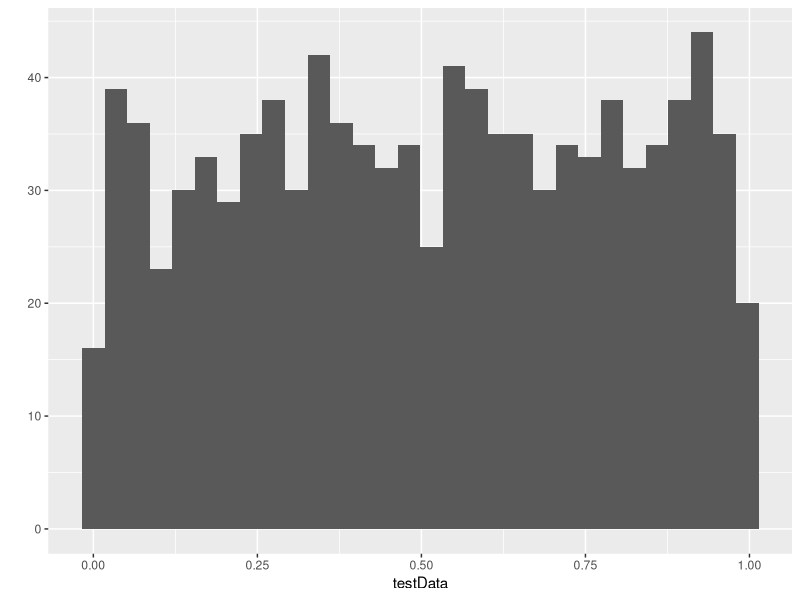
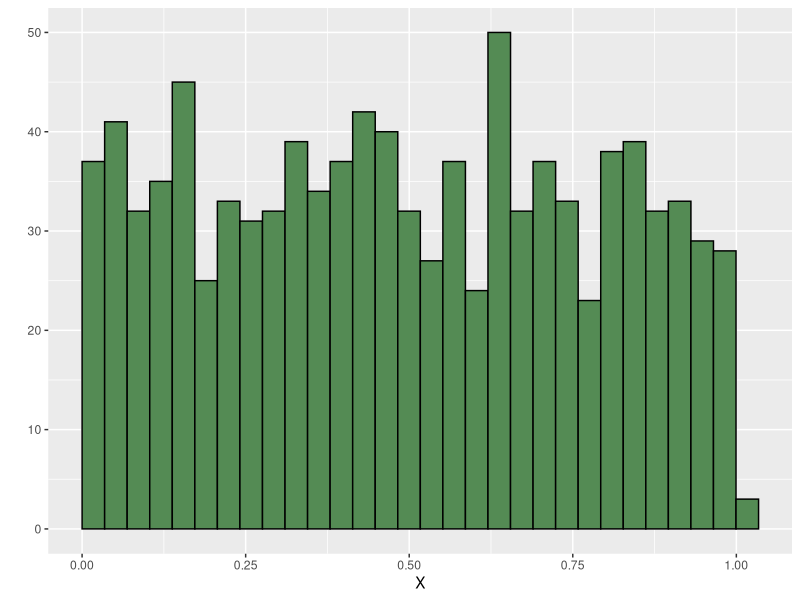
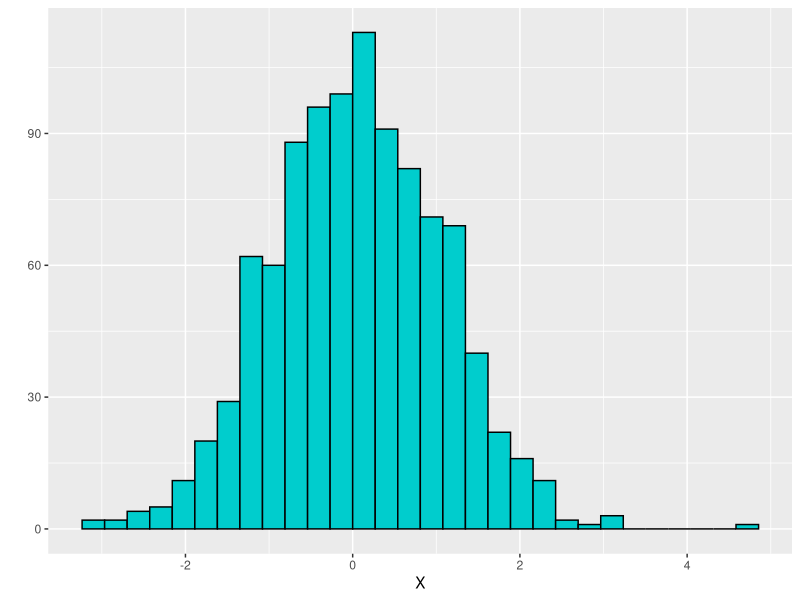
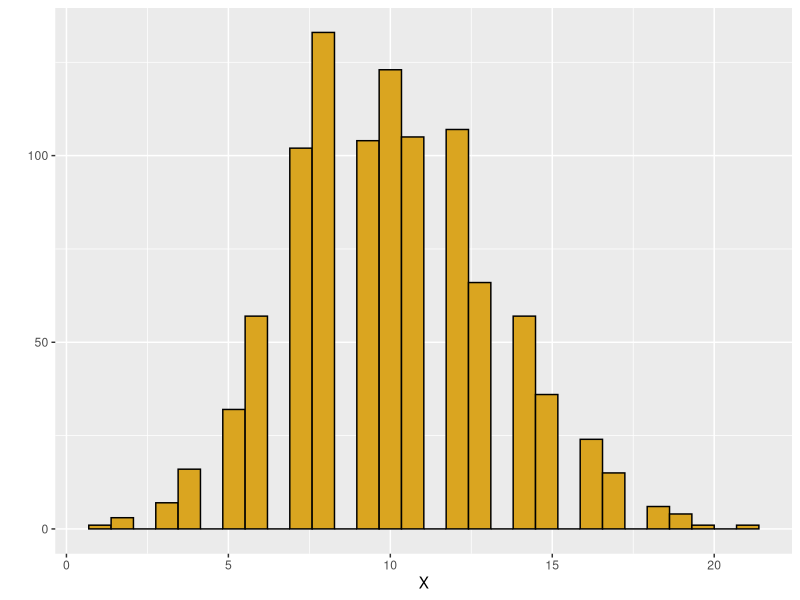
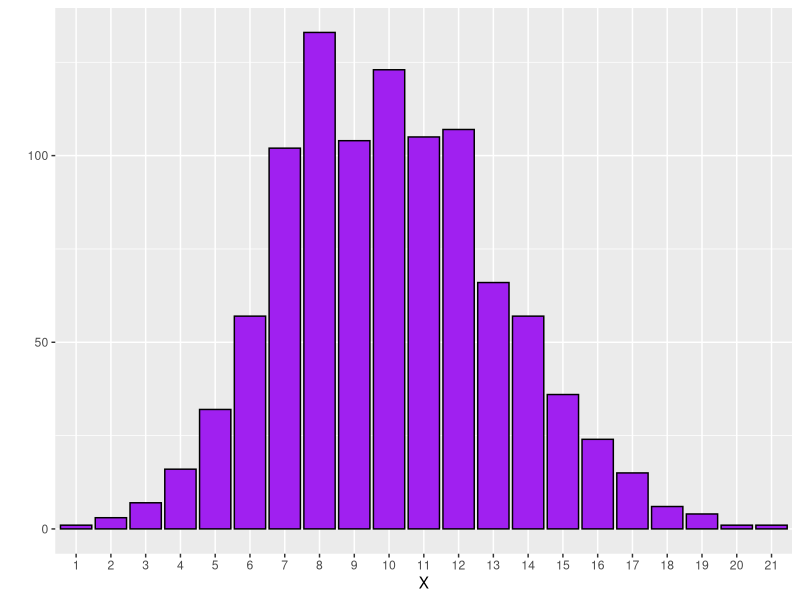
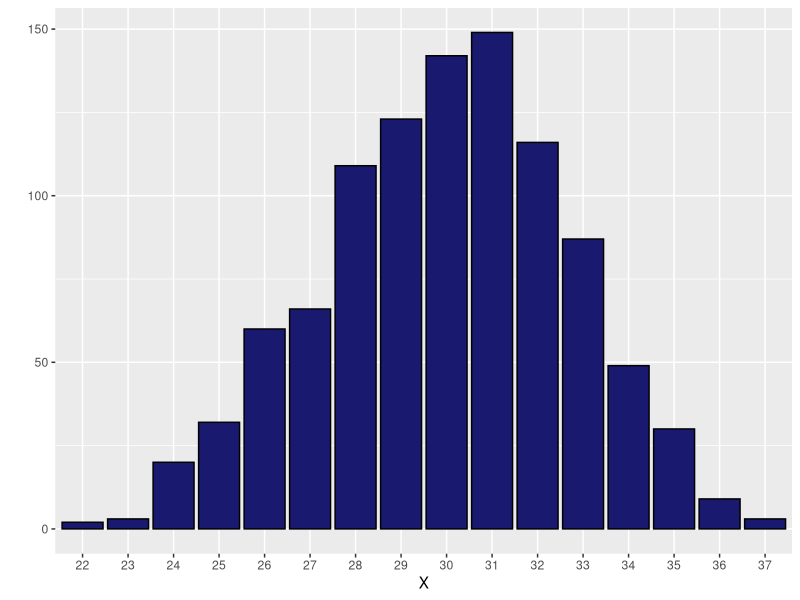
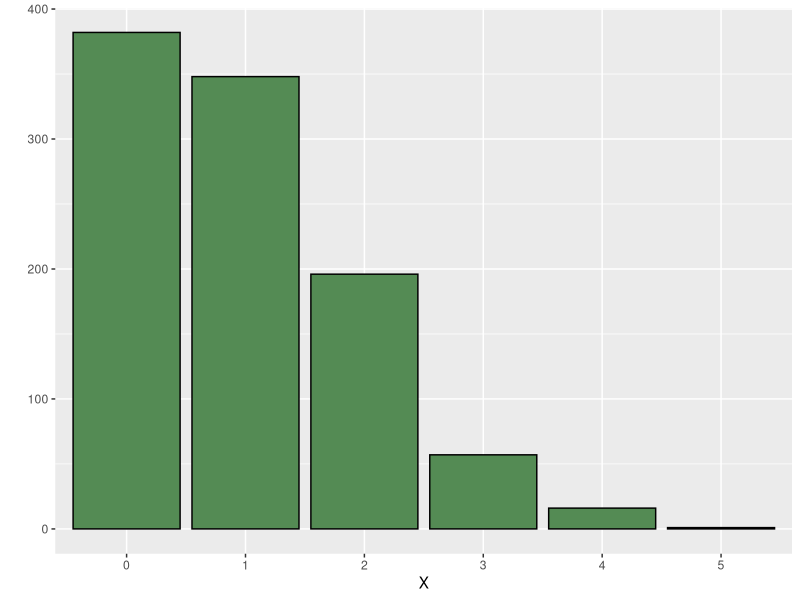
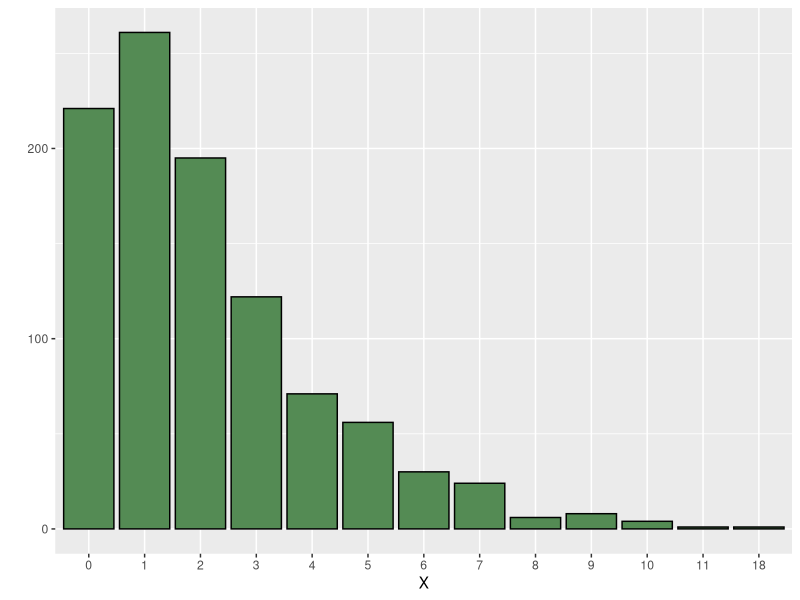

Generate these figures, in order, with R:
## ---- chunk 1
library (ggplot2)
testData<-runif(1000)
qplot(x=testData) # Creates a histogram of testData
## ---- chunk 2
# Create a function called histo that makes better histograms than qplot.
# input xData = numeric vector
# input fColor= fill color
# output = corected ggplot histogram
# output = summary statistics
# output = 95% empirical interval (what range in the value of x covers 95% of the area under the PDF)

Histo<-function(xData=runif(1000),fColor="palegreen4") {
  z<-qplot(x=xData,color=I("black"),fill=I(fColor),xlab="X",boundary=0)
  print(z)
  print(summary(xData))
  print(quantile(xData,probs=c(0.025,0.975)))
}

# Test function now... we have provided default values so we don't have to provide data to test!
Histo()
## ---- chunk 3
temp<-rnorm(1000)
Histo(xData=temp,fColor="cyan3")
## ---- chunk 4
# function iHisto
# works better for integer values
# input xData = vector of integers (yes, same label as above, but what happens within a function stays in that function)
# input fColor = fill color (character string of color name)
# output = summary of X data
# output = histogram of integers
# output = 95% empirical interval

iHisto<-function(xData=runif(1000),fColor="palegreen4") {
  z<-qplot(x=factor(xData),color=I("black"),fill=I(fColor),xlab="X",boundary=0)
  print(z)
  print(summary(xData))
  print(quantile(xData,probs=c(0.025,0.975)))
}

## ---- chunk 5
temp2<-rpois(n=1000,lambda=10.1) # drawing from a poisson distribution, generates a series of discrete integers
# lambda is a rate of occurrence of a relatively rare event (lots of 0s)

Histo(xData=temp2,fColor="goldenrod") # some of the bars are totally empty!
iHisto(xData=temp2,fColor="purple") # no gaps in histogram
## ---- chunk 6
x<-rbinom(n=1000,size=40,p=0.75)
iHisto(xData=x,fColor="midnightblue")
## ---- chunk 7
z<-rpois(n=1000,lambda=1)
iHisto(z)
mean(z==0) # 36% chance that event will not occur
## ---- chunk 8
# negative binomial
# n= number of replicates
# size = number of trials
# p = probability of success with one trial

z<-rnbinom(n=1000,size=2,p=0.5)
iHisto(z) # much longer and variable tale towards low probability outcomes

# size = index of "overdispersion"
# small size = high dispersion (especially when size is less than one)

z<-rnbinom(n=1000,mu=1.1,size=0.7)

# special case when number of trials = 1

z<-rnbinom(n=1000,size=1,p=0.95)
iHisto(z)
## ---- chunk 9
z<-rmultinom(n=1,size=20,prob=c(0.2,0.7,0.1)) # the number of items in the probability vector corresponds to the number of "urns"
## ---- chunk 10
z<-sample(x=LETTERS[1:3],size=10,prob=c(0.2,0.7,0.1),replace=TRUE)
table(z)
## ---- chunk 11
z<-runif(n=1000,min=3,max=10.2)
Histo(z)
## ---- chunk 12
z<-rnorm(n=1000,mean=2.2,sd=6)
Histo(z,fColor="midnightblue")
## ---- chunk 13
z<-rgamma(n=1000,shape=1,scale=10)
Histo(z,fColor="midnightblue")

z<-rgamma(n=1000,shape=10,scale=10)
Histo(z,fColor="midnightblue")

z<-rgamma(n=1000,shape=0.1,scale=0.1)
Histo(z,fColor="midnightblue")
## ---- chunk 14
z<-rbeta(n=1000,shape1=1,shape2=1) # this indicates no data, 0 successes and 0 failures
Histo(z)

# Toss the coin once and get 1 heads

z<-rbeta(n=1000,shape1=2,shape2=1) # this indicates 1 success, 0 failures
Histo(z)

# Toss the coin a second time, get tails

z<-rbeta(n=1000,shape1=2,shape2=2) # Distribution no longer looks like a uniform distribution because we have data that informs our estimate of the probability of success
Histo(z)

z<-rbeta(n=1000,shape1=11,shape2=11) # The more information we have, the narrower the confidence interval surrounding our probability estimate.
Histo(z)

z<-rbeta(n=1000,shape1=100,shape2=10) # Biased coin with a large amount of data
Histo(z)

z<-rbeta(n=1000,shape1=0.1,shape2=2) # Can have postiive values that are less than one for parameters
Histo(z)

z<-rbeta(n=1000,shape1=0.1,shape2=0.3) # Generates a bimodal distribution
Histo(z)
## ---- chunk 15
library(MASS)
# Maximum likelihood estimation in R

x<-rnorm(n=1000,mean=92.5,sd=2.5)
Histo(x,fColor="midnightblue")

zFit<-fitdistr(x,"normal") # Fit distribution, needs input of data (x) and what distribution you want to fix those data to.
str(zFit)
zFit$estimate # mean and sd match the parameter values given during our initial data simulation

# Now use fitdistr to fit data to a gamma distribution
zFit<-fitdistr(x,"gamma")
zFit$estimate # gives shape and rate parameters

zNew<-rgamma(n=1000,shape=1449,rate=15.7) # using estimates above
Histo(zNew)
summary(x) # min and max are Max Like estimators for a uniform distribution

z<-runif(n=1000,min=85, max=101)
Histo(z,fColor="purple")
